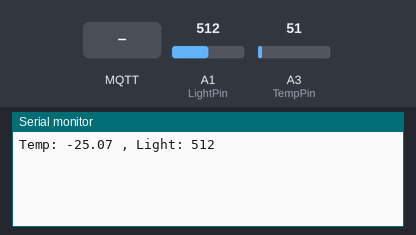
The sketch below on a simulated Arduino Uno, built with avr-gcc and run on an emulated ATmega328P. Parts: the last lines printed to the serial monitor. Inputs (shaded band) come from the test bench; at power-on: A3 (TempPin) = 51, A1 (LightPin) = 512. WiFi joins after 1.5 s; servers stay silent unless stated; no MQTT or app messages arrive unless stated.

Above: at 2.7 s.
2.8 s: A3 (TempPin) set to 86
At 12.4 s:
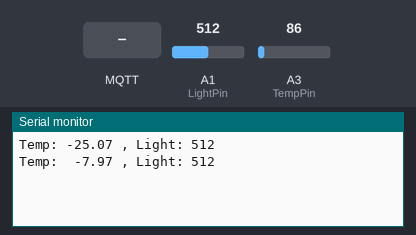
13.0 s: MQTT message "0" arrives on the first subscribed topic
At 22.6 s:
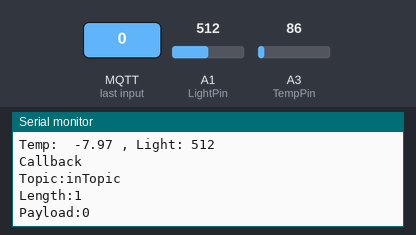
23.0 s: MQTT message "on" arrives on the first subscribed topic
At 32.6 s:
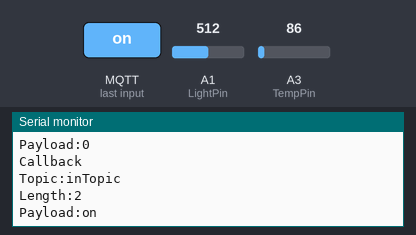
33.0 s: A3 (TempPin) set to 112
At 42.6 s:
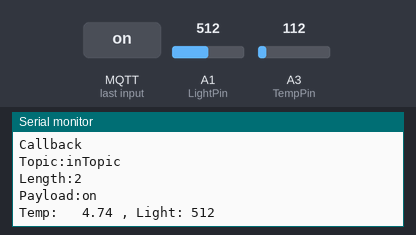
43.0 s: MQTT message "off" arrives on the first subscribed topic
At 52.8 s:
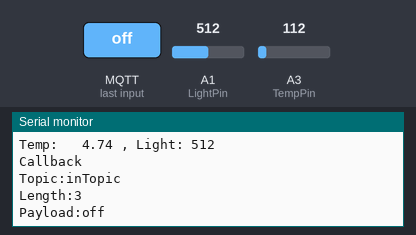

The sketch:

mqtt_basic.ino
```cpp
/*
 Basic MQTT example

 - connects to an MQTT server
 - publishes "hello world" to the topic "outTopic"
 - subscribes to the topic "inTopic"
 */

#include <SPI.h>
#include <Ethernet.h>
#include <PubSubClient.h>
#include <stdlib.h>
#include <string.h>

// Update these with values suitable for your network.
byte mac[] = {
  0xf2, 0xb3, 0x2f, 0x1d, 0xb5, 0xc9};
byte server[] = {
  10, 1, 1, 4 };

float temp = 0;
float oldTemp = 0;
int light = 0;
int len;
char tempstr[7];
char MQTTbuffer[120];

#define TempPin A3
#define LightPin A1

void callback(char* topic, byte* payload, int length) {
  // handle message arrived
  Serial.println("Callback");
  Serial.print("Topic:");
  Serial.println(topic);
  Serial.print("Length:");
  Serial.println(length);
  Serial.print("Payload:");
  Serial.write(payload,length);
  Serial.println();
}

PubSubClient client(server, 1883, callback);

void setup()
{
  Serial.begin(9600);
  Ethernet.begin(mac);
  if (client.connect("arduinoClient")) {
    client.publish("outTopic","hello world");
    client.subscribe("inTopic");
  }
}

void loop()
{
  client.loop();
  light = analogRead(LightPin);
  temp = analogRead(TempPin);
  temp *= 5;
  temp /= 1023;
  temp -= 0.5;
  temp *= 100;
  dtostrf(temp, 6, 2, tempstr);
  if (temp != oldTemp) {
    len = sprintf (MQTTbuffer, "Temp: %s , Light: %d ", tempstr, light);
    Serial.println(MQTTbuffer);
    client.publish("outTopic",MQTTbuffer);
    oldTemp = temp;
  }
  delay(10000);


  //  Serial.print("Light:");
  //  Serial.println(light);
  //  Serial.print("Temp:");
  //  Serial.println(temp);
}
```

Twitter.cpp
```cpp
// (licence header left out)
// ver1.2 - Use <string.h>
// ver1.3 - Support IDE 1.0

#include <string.h>
#include "Twitter.h"

//#define LIB_DOMAIN "arduino-tweet.appspot.com"
#define LIB_DOMAIN "the-doctor.darkside-internet.bogus"
#define PORT 1337

#if defined(ARDUINO) && ARDUINO < 100
static uint8_t server[] = {0,0,0,0}; // IP address of LIB_DOMAIN
Twitter::Twitter(const char *token) : client(server, PORT), token(token)
{
}
#else
Twitter::Twitter(const char *token) : token(token)
{
}
#endif

bool Twitter::post(const char *msg)
{
#if defined(ARDUINO) && ARDUINO < 100
	DNSError err = EthernetDNS.resolveHostName(LIB_DOMAIN, server);
	if (err != DNSSuccess) {
		return false;
	}
#endif
	parseStatus = 0;
	statusCode = 0;
#if defined(ARDUINO) && ARDUINO < 100
	if (client.connect()) {
#else
	if (client.connect(LIB_DOMAIN, PORT)) {
#endif
		client.println("POST /statuses/update.json HTTP/1.0");
                client.println("Host: localhost");
		client.print("Content-Length: ");
//client.println(strlen(msg)+strlen(token)+14);
		client.println(strlen(msg)+7);
                client.print("Authorization: Basic ");
		client.println(token);
		client.println();
//client.print("token=");
//client.print(token);
//client.print("&status=");
		client.print("status=");
		client.println(msg);
	} else {
		return false;
	}
	return true;
}

bool Twitter::checkStatus(Print *debug)
{
	if (!client.connected()) {
		if (debug)
			while(client.available())
				debug->print((char)client.read());
		client.flush();
		client.stop();
		return false;
	}
	if (!client.available())
		return true;
	char c = client.read();
	if (debug)
		debug->print(c);
	switch(parseStatus) {
	case 0:
		if (c == ' ') parseStatus++; break;  // skip "HTTP/1.1 "
	case 1:
		if (c >= '0' && c <= '9') {
			statusCode *= 10;
			statusCode += c - '0';
		} else {
			parseStatus++;
		}
	}
	return true;
}

int Twitter::wait(Print *debug)
{
	while (checkStatus(debug));
	return statusCode;
}
```

Twitter.h
```cpp
// (licence header left out)
// ver1.2 - Use <Udp.h> to support IDE 0019 or later
// ver1.3 - Support IDE 1.0

#ifndef TWITTER_H
#define TWITTER_H

#include <inttypes.h>
#include <avr/pgmspace.h>
#if defined(ARDUINO) && ARDUINO > 18   // Arduino 0019 or later
#include <SPI.h>
#endif
#include <Ethernet.h>
#if defined(ARDUINO) && ARDUINO < 100  // earlier than Arduino 1.0
#include <EthernetDNS.h>
#endif

class Twitter
{
private:
	uint8_t parseStatus;
	int statusCode;
	const char *token;
#if defined(ARDUINO) && ARDUINO < 100
	Client client;
#else
	EthernetClient client;
#endif
public:
	Twitter(const char *user_and_passwd);

	bool post(const char *msg);
	bool checkStatus(Print *debug = NULL);
	int  wait(Print *debug = NULL);
	int  status(void) { return statusCode; }
};

#endif	//TWITTER_H
```

Measured:
- after the input at 2.8 s, the serial monitor: prints a new line after 8.8 s (image 1)
- after the input at 13.0 s, the serial monitor: prints a new line after 8.6 s (image 2)
- after the input at 23.0 s, the serial monitor: prints a new line after 8.6 s (image 3)
- after the input at 33.0 s, the serial monitor: prints a new line after 8.6 s (image 4)
- after the input at 43.0 s, the serial monitor: prints a new line after 8.6 s (image 5)
